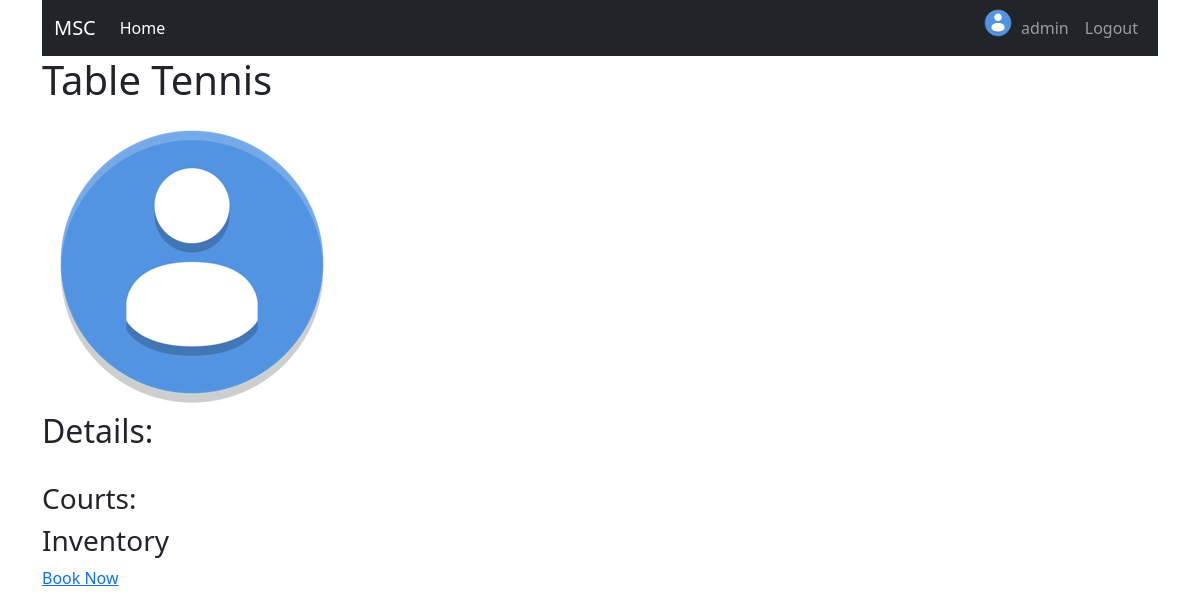
The app's page /sport/tt/ (signed in) with its own data.
### users/models.py (models this page shows, shortened)
class User(AbstractUser):
    username = models.CharField(max_length=255, null=True, default='', unique=True)
    email = models.EmailField(unique=True)
    avatar = models.ImageField(default='default.png', upload_to='profile_pics')
    USERNAME_FIELD = 'username'
    REQUIRED_FIELDS = ['email']
    class Meta:
        verbose_name = 'User'
        verbose_name_plural = 'Users'

### sports/models.py (models this page shows, shortened)
class Sport(models.Model):
    name = models.CharField(max_length=255, null=True, default="", unique=True)
    code = models.CharField(max_length=10, null=True, default="", unique=True)
    image = models.ImageField(default='default.png', upload_to='sport_pics')
    class Meta:
        verbose_name = 'Sport'
        verbose_name_plural = 'Sports'

### sports/views.py (the view)
# urls.py: path('sport/<slug:sport>/', sport_views.SportPage, name='sport_page'),
@login_required
def SportPage(request, sport):
    game = Sport.objects.get(code=sport)
    return render(request, 'sports/sport_page.html', {'game':game})

### sports/templates/sports/sport_page.html (shortened to what this page needs)
{% extends "users/base.html" %}
{% load crispy_forms_tags %}
{% block content %}
    <h1>{{ game.name }}</h1>
    <img src="{{ game.image.url }}" alt="game image" width="300">
    <h2>Details:</h2>
    <br>
    <h3>Courts:</h3>
    <h3>Inventory</h3>
    <a class="ml-2" href="book/">Book Now</a>
{% endblock content %}

### users/templates/users/base.html (shortened to what this page needs)
{% load static %}
<!doctype html>
<html lang="en">
  <head>
    <link href="https://cdn.jsdelivr.net/npm/bootstrap@5.2.0/dist/css/bootstrap.min.css" rel="stylesheet">
  </head>
  <body>
    <div class="container">
      <nav class="navbar sticky-top navbar-expand-lg navbar-dark bg-dark">
        <div class="container-fluid">
          <a class="navbar-brand" href="https://tinyurl.com/3wcyvb7x">MSC</a>
          <div class="collapse navbar-collapse" id="navbarSupportedContent">
            <ul class="navbar-nav me-auto mb-2 mb-lg-0">
              <li class="nav-item">
                <a class="nav-link active" aria-current="page" href="{% url 'home' %}">Home</a>
              </li>
            </ul>
            <div class="navbar-nav">
              {% if user.is_authenticated %}
                <a href="{% url 'profile' %}"><img src="{{ user.avatar.url }}" alt="user-image" width="30" class="image-fluid image-thumbnail rounded-circle account-img"></a>
                <a class="nav-item nav-link" href="{% url 'profile' %}">{{ user.username }}</a>
                <a class="nav-item nav-link" href="{% url 'logout' %}">Logout</a>
              {% else %}
                <a class="nav-item nav-link" href="{% url 'login' %}">Login</a>
                <a class="nav-item nav-link" href="{% url 'register' %}">Register</a>
              {% endif %}
            </div>
          </div>
        </div>
      </nav>
      {% block content %}{% endblock %}
    </div>
  </body>
</html>

### records on screen
User: avatar (placeholder picture), username "admin"
Sport: name "Table Tennis", image (placeholder picture)
